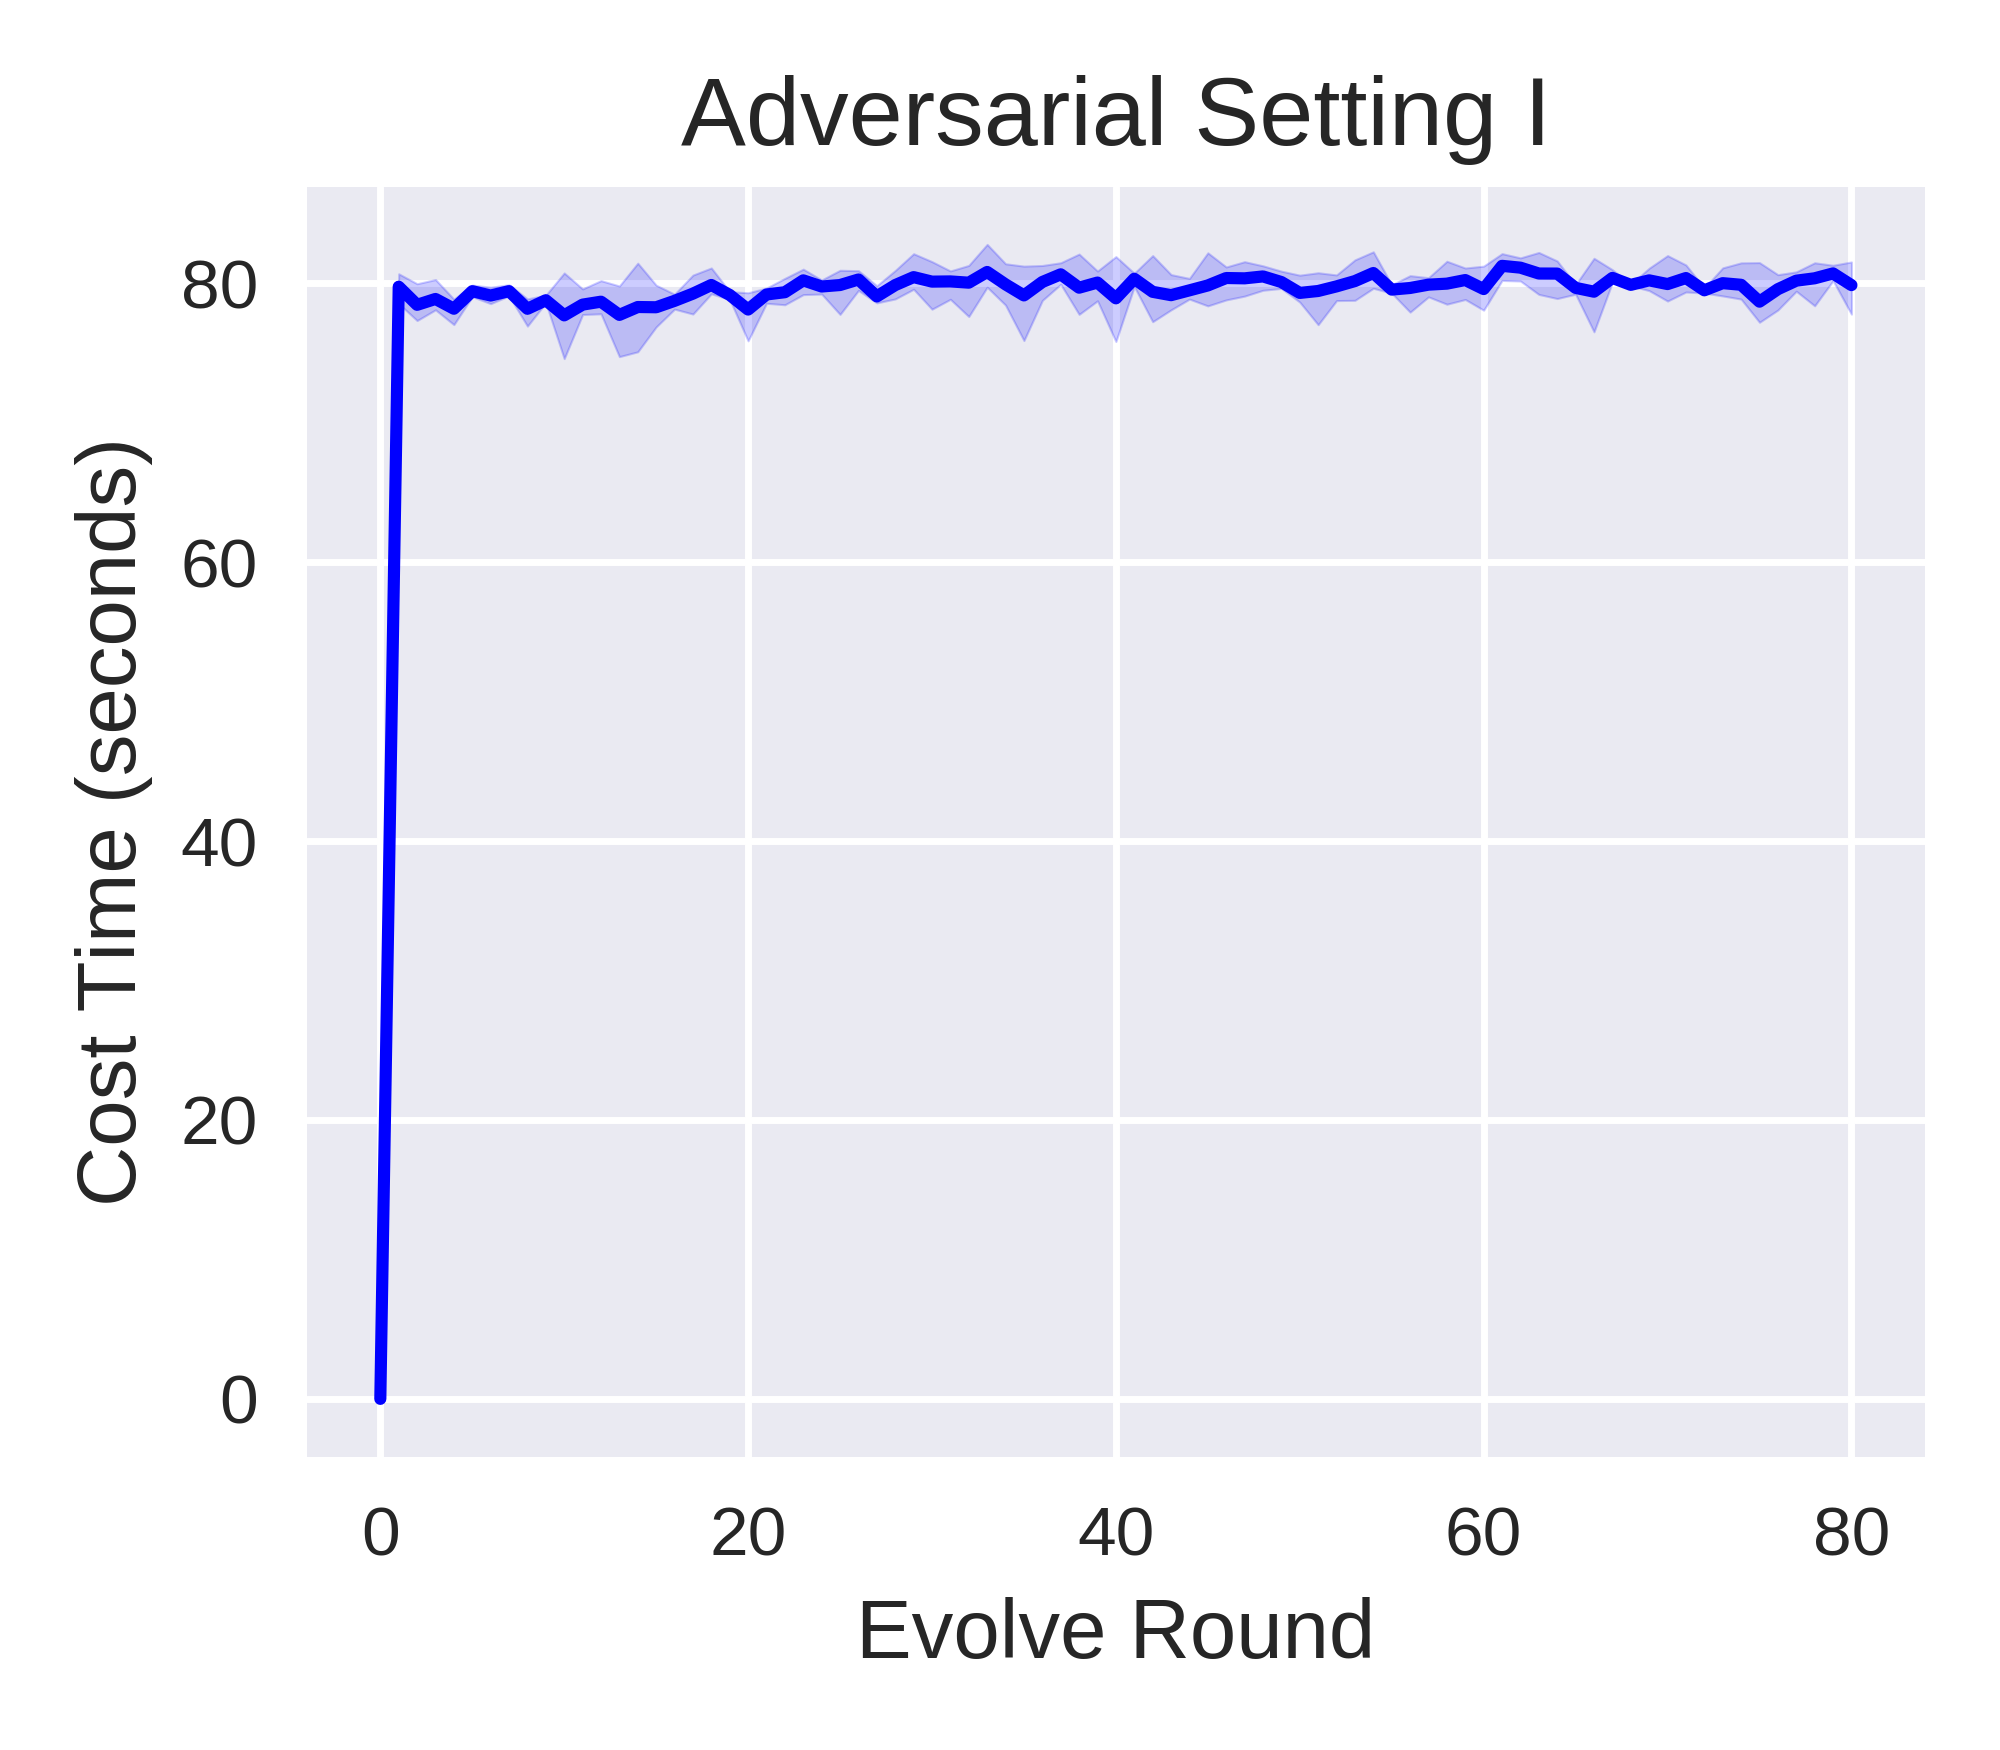

Reproduce this figure in Python.
import matplotlib.pyplot as plt
import pandas as pd
import seaborn as sns

advset1_rounds80_costtime_on_advmal_file = pd.read_csv('cost_time_list_advset1_round80_seed012.csv')
advset1_rounds80_costtime_on_advmal_df = pd.DataFrame(advset1_rounds80_costtime_on_advmal_file)

advset1_rounds80_costtime_on_advmal_seed_0_df = advset1_rounds80_costtime_on_advmal_df.drop(columns=['seed1','seed2'])  
advset1_rounds80_costtime_on_advmal_seed_0_df.rename(columns={'seed0': 'costtime'}, inplace=True)

advset1_rounds80_costtime_on_advmal_seed_1_df = advset1_rounds80_costtime_on_advmal_df.drop(columns=['seed0','seed2'])  
advset1_rounds80_costtime_on_advmal_seed_1_df.rename(columns={'seed1': 'costtime'}, inplace=True)

advset1_rounds80_costtime_on_advmal_seed_2_df = advset1_rounds80_costtime_on_advmal_df.drop(columns=['seed0','seed1'])  
advset1_rounds80_costtime_on_advmal_seed_2_df.rename(columns={'seed2': 'costtime'}, inplace=True)

print("advset1_rounds80_costtime_on_advmal_df:\n",advset1_rounds80_costtime_on_advmal_df)  
print("advset1_rounds80_costtime_on_advmal_seed_0_df:\n",advset1_rounds80_costtime_on_advmal_seed_0_df)  
print("advset1_rounds80_costtime_on_advmal_seed_1_df:\n",advset1_rounds80_costtime_on_advmal_seed_1_df)  
print("advset1_rounds80_costtime_on_advmal_seed_2_df:\n",advset1_rounds80_costtime_on_advmal_seed_2_df)  



advset1_rounds80_costtime_on_advmal_merge_df = pd.concat([advset1_rounds80_costtime_on_advmal_seed_0_df, advset1_rounds80_costtime_on_advmal_seed_1_df, advset1_rounds80_costtime_on_advmal_seed_2_df])
# advset1_rounds80_costtime_on_advmal_merge_df = pd.concat([advset1_rounds80_costtime_on_advmal_df, advset1_rounds80_costtime_on_advmal_df, advset1_rounds80_costtime_on_advmal_df])

print("advset1_rounds80_costtime_on_advmal_merge_df:\n",advset1_rounds80_costtime_on_advmal_merge_df)  

advset1_rounds80_costtime_on_advmal_merge_df = advset1_rounds80_costtime_on_advmal_merge_df.reset_index(drop=True)

print("advset1_rounds80_costtime_on_advmal_merge_df:\n",advset1_rounds80_costtime_on_advmal_merge_df)  


# sns.set_theme(style="darkgrid")
plt.style.use('seaborn') 
# plt.style.use('default') 
# plt.style.use('seaborn-deep') 

# plt.figure(figsize=(4, 3.5), dpi=500)
_, ax = plt.subplots(nrows=1, ncols=1, figsize=(4, 3.5), tight_layout=True, dpi=500) #dpi=100 分辨率


sns_plot=sns.lineplot(data=advset1_rounds80_costtime_on_advmal_merge_df, x='round', y='costtime', color='b')
ax.set_xlabel('Evolve Round', fontsize=12)
ax.set_ylabel('Cost Time (seconds)', fontsize=12)
ax.set_title('Adversarial Setting I', fontsize=14); 

savepath = f'/home/huan1932/ARIoTEDef/drawfigure/advset1/round80/costtime'
savename = f'line-shadow-figure-advset1-round80-costtime-seed012'
plt.savefig(fname=f'{savepath}/{savename}.png',dpi=500)
plt.close   
